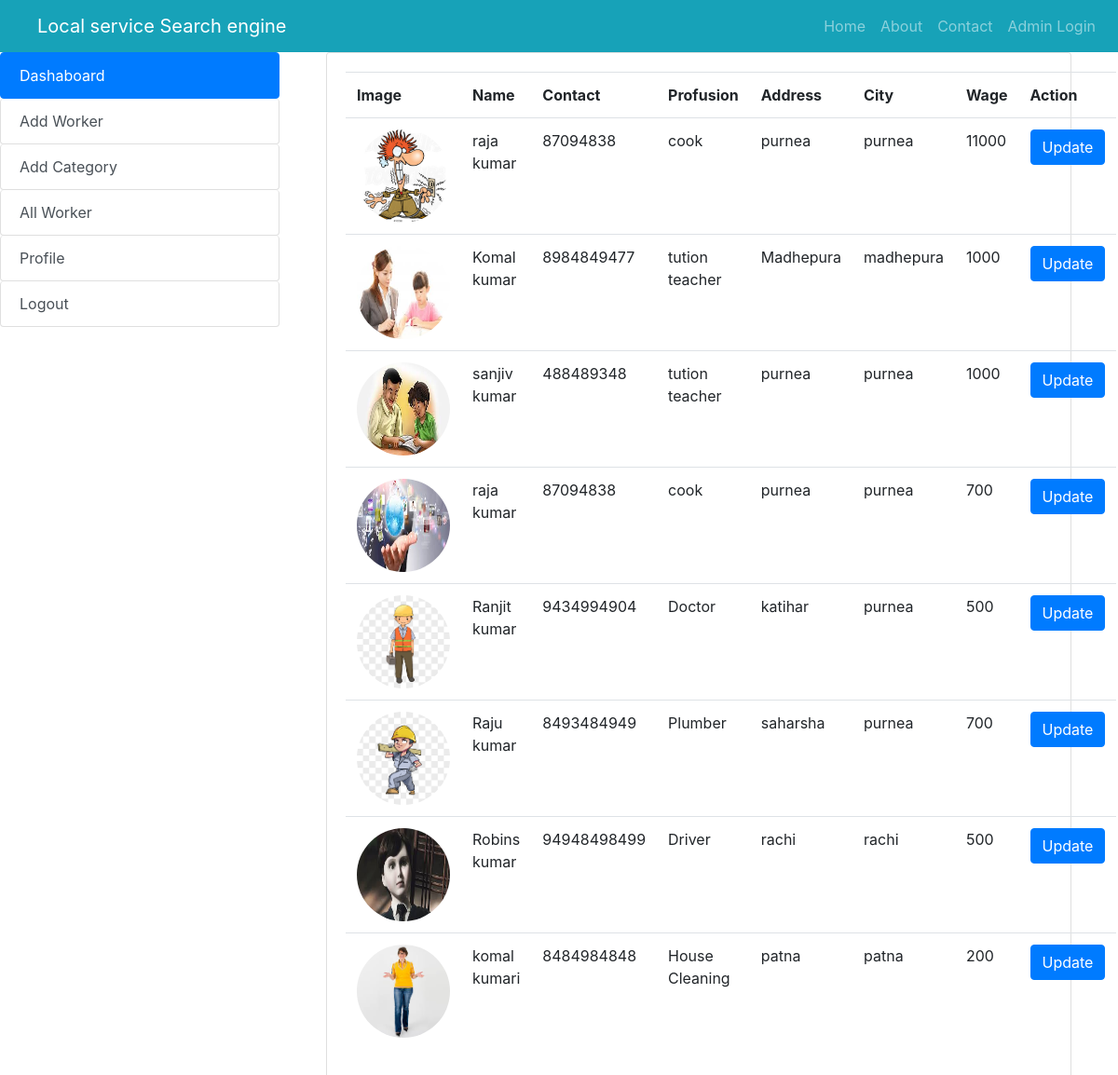
The app's page /allworker with its own data.
### searchengine/models.py (models this page shows, shortened)
class Porson(models.Model):
    porson_id = models.AutoField(primary_key=True)
    name = models.CharField(max_length=200)
    contact = models.IntegerField()
    cotegory = models.ForeignKey(Category,on_delete=models.CASCADE)
    email_id = models.EmailField()
    image = models.ImageField(upload_to='photo')
    address = models.CharField(max_length=200)
    wage = models.IntegerField()
    city = models.CharField(max_length=200)

class Category(models.Model):
    category_id = models.AutoField(primary_key=True)
    title = models.CharField(max_length=200)
    def __str__(self):
        return self.title

### searchengine/views.py (the view)
# urls.py: path('allworker',All_Workers.as_view(),name ="all_worker"),
class All_Workers(View):
    def get(self,request):
        data = {"proson":Porson.objects.all()}
        return render(request,'owner/all_worker.html',data)

### templates/owner/all_worker.html
{% extends 'owner/base.html' %}
{% block content %}
<div class="container-fluid p-0">
    <div class="row no-gutters">
        <div class="col-lg-3">
                <div class="list-group">
                    <a href="{% url 'dashaboard' %}" class="list-group list-group-item list-group-item-action active">Dashaboard</a>
                    <a href="{% url 'addworker' %}" class="list-group list-group-item list-group-item-action">Add Worker</a>
                    <a href="{% url 'add_category' %}" class="list-group list-group-item list-group-item-action">Add Category</a>
                    <a href="{% url 'all_worker' %}" class="list-group list-group-item list-group-item-action">All Worker</a>
                    <a href="{% url 'profile' %}" class="list-group list-group-item list-group-item-action">Profile</a>
                    <a href="{% url 'logout' %}" class="list-group list-group-item list-group-item-action">Logout</a>
                </div>
        </div>
        <div class="col-lg-8 mx-auto">
           <div class="card">
            <div class="card-body">
                <table class="table">
                <tr>
                    <th>Image</th>
                    <th>Name</th>
                    <th>Contact</th>
                    <th>Profusion</th>
                    <th>Address</th>
                    <th>City</th>
                    <th>Wage</th>
                    <th>Action</th>
                </tr>
                {% for x in proson %}
                 <tr>
                    <td><img src="{{ x.image.url }}" alt="" style="height:100px; width:100px; border-radius:50px;"></td>
                    <td>{{ x.name }}</td>
                    <td>{{ x.contact }}</td>
                    <td>{{ x.cotegory }}</td>
                    <td>{{ x.address }}</td>
                    <td>{{ x.city }}</td>
                    <td>{{ x.wage }}</td>
                    <td>
                        <a href="{% url 'update_proson'  x.porson_id %}" class="btn btn-primary">Update</a>
                    </td>
                </tr>
                {% endfor %}
            </table>
            </div>
           </div>
        </div>
    </div>
</div>
{% endblock %}

### templates/owner/base.html (shortened to what this page needs)
<!DOCTYPE html>
<html lang="en">
<head>
    {% load static %}
    <link rel="stylesheet" href="{% static 'bootstrap.min.css' %}">
    <link rel="stylesheet" href="https://use.fontawesome.com/releases/v5.8.1/css/all.css">
</head>
<body>
<nav class="navbar navbar-expand-lg sticky-top bg-info navbar-dark">
    <a href="{% url 'home' %}" class="navbar-brand ml-4">Local service Search engine</a>
    <ul class="navbar-nav ml-auto">
        <li class="nav-item">
            <a href="{% url 'home' %}" class="nav-link">Home</a>
        </li>
        <li class="nav-item">
            <a href="{% url 'aboutus' %}" class="nav-link">About</a>
        </li>
        <li class="nav-item">
            <a href="{% url 'contact' %}" class="nav-link">Contact</a>
        </li>
        {% if 'login' not in request.session %}
        <li class="nav-item">
            <a href="{% url 'login' %}" class="nav-link">Admin Login</a>
        </li>
        {% else %}
            <li class="nav-item">
            <a href="{% url 'logout' %}" class="nav-link">Logout</a>
        </li>
        {% endif %}
    </ul>
</nav>
{% block content %} {% endblock %}
</body>
</html>

### records on screen
Porson: image (picture), name "raja kumar", contact "87094838", cotegory "cook", address "purnea", city "purnea", wage "11000"
Porson: image (picture), name "Komal kumar", contact "8984849477", cotegory "tution teacher", address "Madhepura", city "madhepura", wage "1000"
Porson: image (picture), name "sanjiv kumar", contact "488489348", cotegory "tution teacher", address "purnea", city "purnea", wage "1000"
Porson: image (picture), name "raja kumar", contact "87094838", cotegory "cook", address "purnea", city "purnea", wage "700"
Porson: image (picture), name "Ranjit kumar", contact "9434994904", cotegory "Doctor", address "katihar", city "purnea", wage "500"
Porson: image (picture), name "Raju kumar", contact "8493484949", cotegory "Plumber", address "saharsha", city "purnea", wage "700"
Porson: image (picture), name "Robins kumar", contact "94948498499", cotegory "Driver", address "rachi", city "rachi", wage "500"
Porson: image (picture), name "komal kumari", contact "8484984848", cotegory "House Cleaning", address "patna", city "patna", wage "200"
